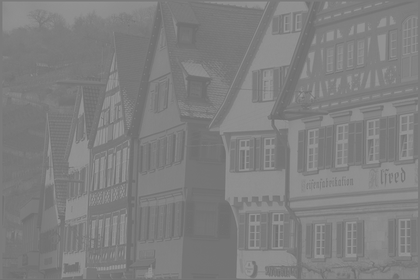
%> input picture Exercise 3/alfred_lowcontrast.png, 420 x 280 px, shrunk from 768 x 512 before the run
$ octave calcHistogramTest.m   (GNU Octave 9; MATLAB toolbox functions it lacks are replaced by stand-ins)
%> lines starting %> are read from the running program, lines starting %| are printed output that depends on the picture
### Exercise 3/calcHistogram.m
function [H] = calcHistogram(A)
%
% calcHistogram calculates the histogram of an 8-bit grayscale image
%
%   Input:
%       A - the original image
%
%   Output:
%       H - the histogram of the image as a vector
%
%%%%%%%%%%%%%%%%%%%%%%%%%%%%%%%%%%%%%%%%%%%%%%%%%%%%%%%%%%%%%%%%%%%%%%%%%%%

M = size(A,1);
N = size(A,2);
H = zeros(256,1);
value = 0;

for i = 1:M
    for j = 1:N
        value = A(i,j);
        H(value+1) = H(value+1) + 1;
    end
end

end


%%%%%%%%%%%%%%%%%%%%%%%%%%%%%%%%%%%%%%%%%%%%%%%%%%%%%%%%%%%%%%%%%%%%%%%%%%%

%by Oleksandra Riabova, Yasmeen Hack, Shriya Jain

### Exercise 3/calcHistogramTest.m
% For this test, you need to copy your solution 'calcHistogram.m' and the image
% 'alfred_lowcontrast.png' into your working directory. Additionally, you need
% to install and load the 'image' package/toolbox.


A = imread('alfred_lowcontrast.png');
%> A is the input picture: size 280x420 uint8; min 108, max 151, mean 126.7

test = 0;
counter = 1;

%%%%%%%%%%%%%%%%%%%%%%%%%%%%%%%%%%%%%%%%%%%%%%%%%%%%%%%%%%%%%%%%%%%%%%%%%%%%%%%%
% Test 1: checks if output histogram has the right size
try

  [H] = calcHistogram(A);
%> after the loop in calcHistogram, `for i = 1:M`: H = 256 values, max 7049 at index 121, min 0 at index 1, mean 459.4
  [M, N] = size(H);
%> M = 256; N = 1
  test(counter) = (M == 256) && (N == 1);

catch error

  test(counter) = 0;
  fprintf('An error occured in Test %i.\n',counter)
  disp(error)

end
%%%%%%%%%%%%%%%%%%%%%%%%%%%%%%%%%%%%%%%%%%%%%%%%%%%%%%%%%%%%%%%%%%%%%%%%%%%%%%%%

counter = counter + 1;

%%%%%%%%%%%%%%%%%%%%%%%%%%%%%%%%%%%%%%%%%%%%%%%%%%%%%%%%%%%%%%%%%%%%%%%%%%%%%%%%
% Test 2: checks if histogram output is correct via comparison with imhist
try

  [H] = calcHistogram(A);
  [h] = imhist(A);
%> h has the same summary as H in calcHistogram
  test(counter) = (norm(H - h) == 0);

catch error

  test(counter) = 0;
  fprintf('An error occured in Test %i.\n',counter)
  disp(error)

end
%%%%%%%%%%%%%%%%%%%%%%%%%%%%%%%%%%%%%%%%%%%%%%%%%%%%%%%%%%%%%%%%%%%%%%%%%%%%%%%%


%Summary
disp('Summary:');
for i=1:length(test)
    if test(i)
        fprintf('Test %i: passed\n',i)
    else
        fprintf('Test %i: failed\n',i)
    end
end


%%%%%%%%%%%%%%%%%%%%%%%%%%%%%%%%%%%%%%%%%%%%%%%%%%%%%%%%%%%%%%%%%%%%%%%%%%%%%%%%
% Eye test: take a look at the result
try

  [H] = calcHistogram(A);
  bar(0:255, H)
  xlim([0, 255])
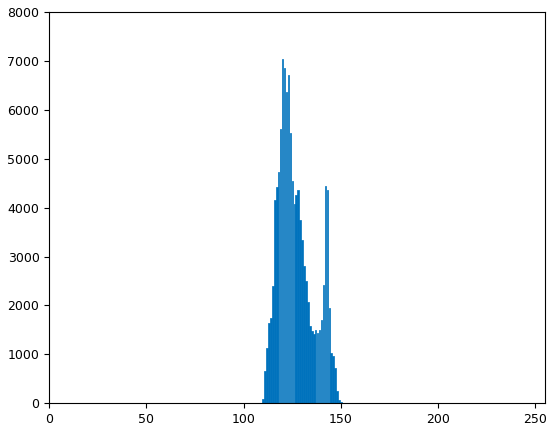
%> figure redrawn from the program's plot data; tallest bar 7049 high, from x = 119.6 to 120.4

catch error

  print('An error occured in Eye Test')
  disp(error)

end
%%%%%%%%%%%%%%%%%%%%%%%%%%%%%%%%%%%%%%%%%%%%%%%%%%%%%%%%%%%%%%%%%%%%%%%%%%%%%%%%
